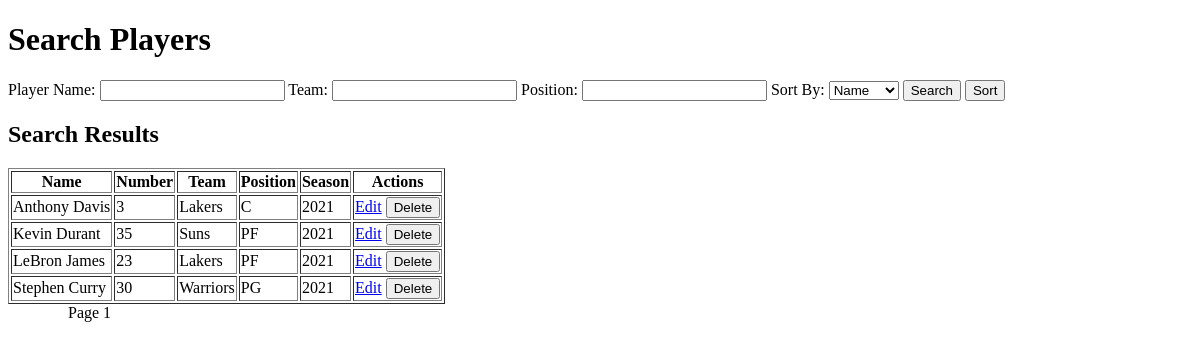
Before: /search with the older database file.
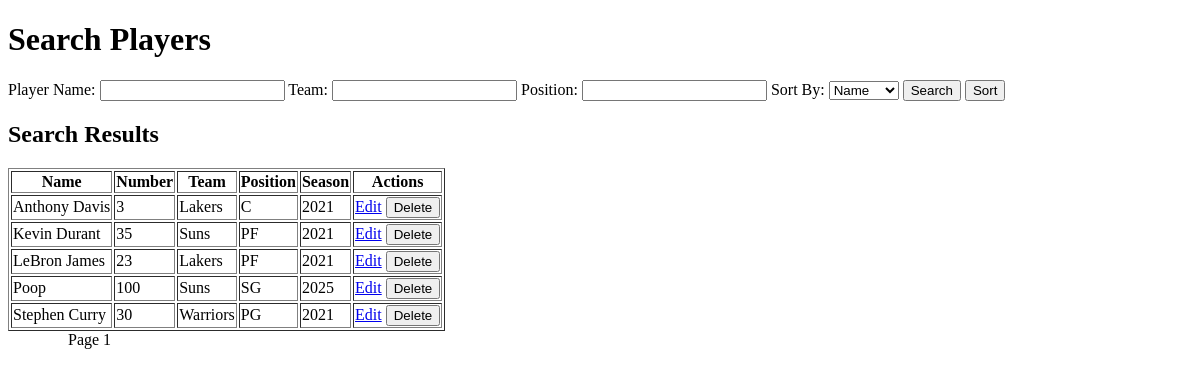
After: the same page with the newer database file.
### tables this page shows
CREATE TABLE player (
    p_name         varchar(100) not null,
    p_number       varchar(100) not null,
    p_team         varchar(100) not null,
    p_position     varchar(100) not null,
    p_key   varchar(100) not null, p_season varchar(100),
    PRIMARY KEY(p_key)
);

### project.py (the view)
@app.route('/search', methods=['GET', 'POST'])
def search():
    player_name = request.form.get('player_name', '').strip()
    team = request.form.get('team', '').strip()
    position = request.form.get('position', '').strip()
    sort_by = request.form.get('sort_by', 'p_name').strip()
    action = request.form.get('action', 'search')  # Determine if it's a search or sort action
    page = int(request.args.get('page', 1))
    query = 'SELECT * FROM player WHERE 1=1'
    params = []
    if player_name:
        query += ' AND p_name LIKE ?'
        params.append(f"%{player_name}%")
    if team:
        query += ' AND p_team LIKE ?'
        params.append(f"%{team}%")
    if position:
        query += ' AND p_position LIKE ?'
        params.append(f"%{position}%")
    if action == 'sort':
        query += f' ORDER BY {sort_by}'
    else:
        query += ' ORDER BY p_name'
    offset = (page - 1) * PER_PAGE
    query += ' LIMIT ? OFFSET ?'
    params.extend([PER_PAGE, offset])
    connection = get_db_connection()
    players = connection.execute(query, params).fetchall()
    total_query = 'SELECT COUNT(*) FROM player WHERE 1=1'
    total_params = params[:-2]  # Exclude pagination params
    if player_name:
        total_query += ' AND p_name LIKE ?'
    if team:
        total_query += ' AND p_team LIKE ?'
    if position:
        total_query += ' AND p_position LIKE ?'
    total = connection.execute(total_query, total_params).fetchone()[0]
    connection.close()
    return render_template(
        'search.html', players=players, player_name=player_name, team=team, position=position,
        sort_by=sort_by, page=page, total=total, per_page=PER_PAGE
    )

### project.py (called while the page is built)
def get_db_connection():
    connection = sqlite3.connect(DB_PATH)
    connection.row_factory = sqlite3.Row
    return connection

### templates/search.html (shortened to what this page needs)
<!DOCTYPE html>
<html lang="en">
<head>
</head>
<body>
    <h1>Search Players</h1>
    <form method="POST" action="/search">
        <label for="player_name">Player Name:</label>
        <input type="text" id="player_name" name="player_name" value="{{ player_name }}">
        <label for="team">Team:</label>
        <input type="text" id="team" name="team" value="{{ team }}">
        <label for="position">Position:</label>
        <input type="text" id="position" name="position" value="{{ position }}">
        <label for="sort_by">Sort By:</label>
        <select id="sort_by" name="sort_by">
            <option value="p_name" {% if sort_by == 'p_name' %}selected{% endif %}>Name</option>
        </select>
        <button type="submit" name="action" value="search">Search</button>
        <button type="submit" name="action" value="sort">Sort</button>
    </form>
    {% if players %}
    <h2>Search Results</h2>
    <table border="1">
        <tr>
            <th>Name</th>
            <th>Number</th>
            <th>Team</th>
            <th>Position</th>
            <th>Season</th>
            <th>Actions</th>
        </tr>
        {% for player in players %}
        <tr>
            <td>{{ player['p_name'] }}</td>
            <td>{{ player['p_number'] }}</td>
            <td>{{ player['p_team'] }}</td>
            <td>{{ player['p_position'] }}</td>
            <td>{{ player['p_season'] }}</td>
            <td>
                <a href="/edit/{{ player['id'] }}">Edit</a>
                <form method="POST" action="/delete/{{ player['p_key'] }}" style="display:inline;">
                    <button type="submit">Delete</button>
                </form>
            </td>
        </tr>
        {% endfor %}
    </table>
    {% endif %}
    <div>
        Page {{ page }}
    </div>
</body>
</html>

Changed rows visible on the page:
added player: p_name "Poop", p_number "100", p_team "Suns", p_position "SG", p_season "2025"
